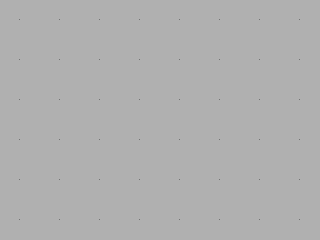
Frame 1 (no input)
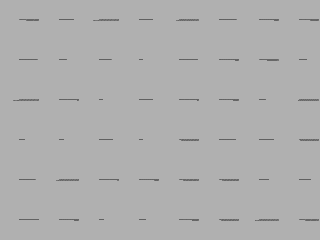
Frame 60 (the mouse pressed at the canvas centre just before this capture)
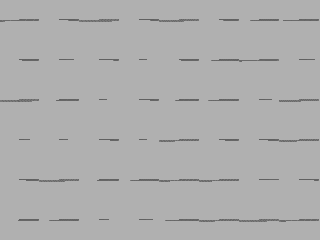
Frame 120 (the mouse held since frame 60 and released just before this capture)

The Processing sketch that drew these frames (run headless with seeded random() and noise(); from frame 60 on, the mouse is pressed at the canvas centre):

// Processing sketch: ArrayObjects
// ── ArrayObjects.pde
/**
 * Array Objects. 
 * 
 * Demonstrates the syntax for creating an array of custom objects. 
 * 
 * Updated 26 February 2010.
 */

int unit = 40;
int count;
Module[] mods;


void setup() {
  size(320, 240);
  background(176);
  noStroke();

  int wideCount = width / unit;
  int highCount = height / unit;
  count = wideCount * highCount;
  mods = new Module[count];

  int index = 0;
  for (int y = 0; y < highCount; y++) {
    for (int x = 0; x < wideCount; x++) {
      mods[index++] = new Module(x*unit, y*unit, unit/2, unit/2, random(0.05, 0.8));
    }
  }
}


void draw() {
  for (int i = 0; i < count; i++) {
    mods[i].update();
    mods[i].draw();
  }
}


// ── Module.pde
class Module {
  int mx, my;
  int big;
  float x, y;
  int xdir = 1;
  int ydir = 1;
  float speed; 
  
  // Contructor (required)
  Module(int imx, int imy, int ix, int iy, float ispeed) {
    mx = imx;
    my = imy;
    x = ix;
    y = iy;
    speed = ispeed;
    big = unit;
  }
  
  // Custom method for updating the variables
  void update() {
    x = x + (speed * xdir);
    if (x >= big || x <= 0) {
      xdir *= -1;
      x = x + (1 * xdir);
      y = y + (1 * ydir);
    }
    if (y >= big || y <= 0) {
      ydir *= -1;
      y = y + (1 * ydir);
    }
  }
  
  // Custom method for drawing the object
  void draw() {
    stroke(second() * 4);
    point(mx+x-1, my+y-1);
  }
}
